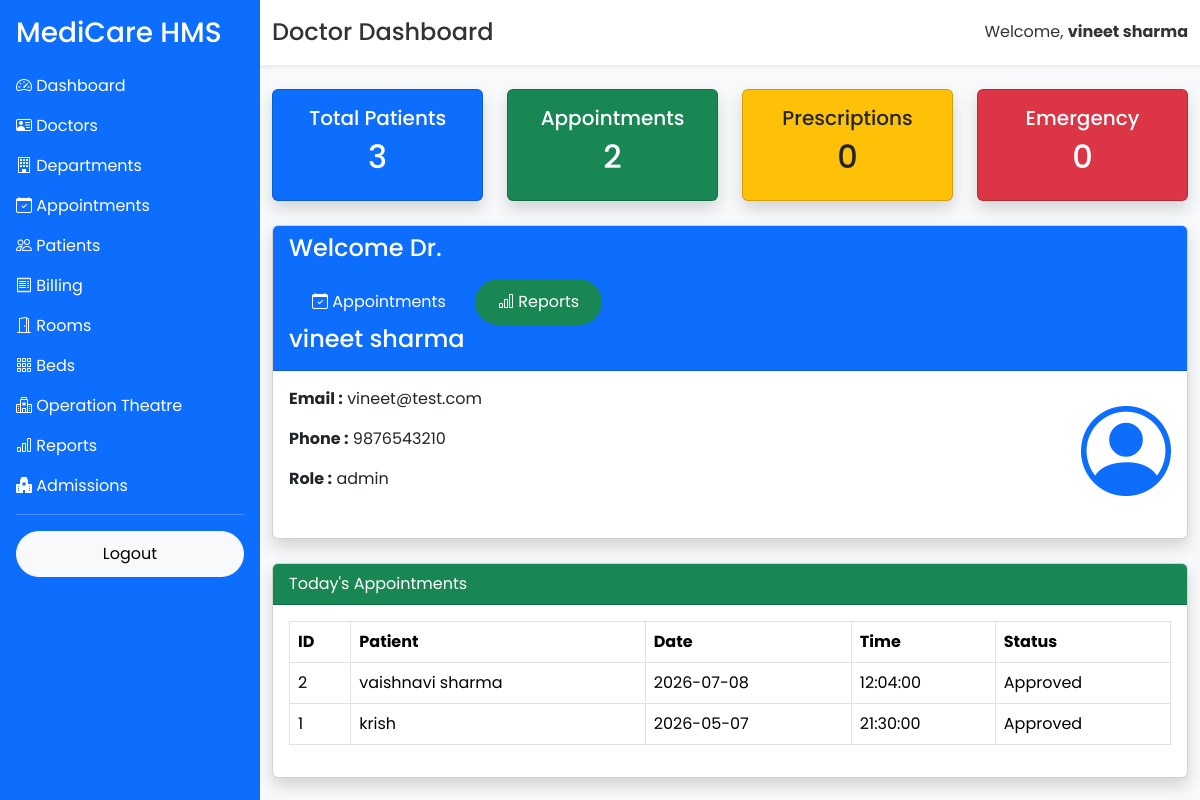
Page /doctor/dashboard (signed in) on the earlier database version.
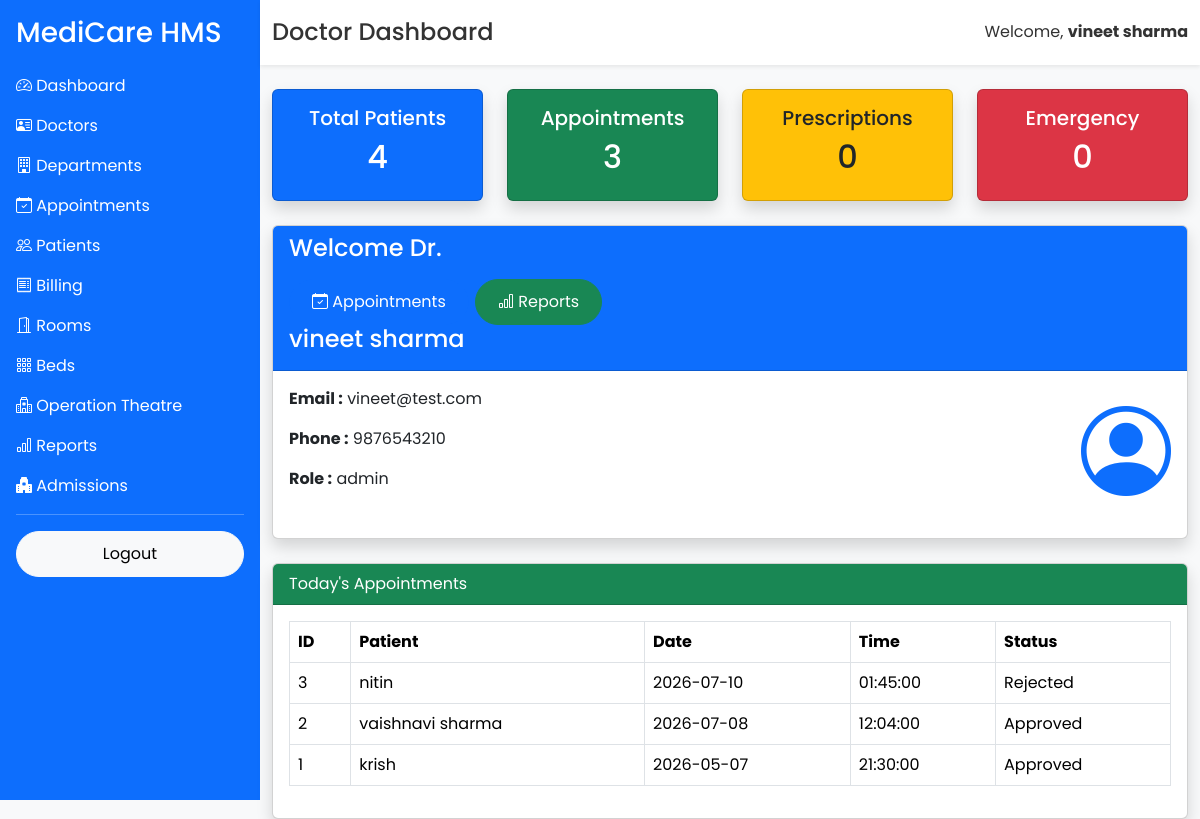
Same page on the later database version.
### app/models/appointment.py (models this page shows)
class Appointment(db.Model):
    __tablename__ = "appointments"
    id = db.Column(db.Integer, primary_key=True)
    patient_id = db.Column(
        db.Integer,
        db.ForeignKey("users.id"),
        nullable=False
    )
    doctor_id = db.Column(
        db.Integer,
        db.ForeignKey("doctors.id"),
        nullable=False
    )
    appointment_date = db.Column(
        db.Date,
        nullable=False
    )
    appointment_time = db.Column(
        db.Time,
        nullable=False
    )
    reason = db.Column(db.Text)
    status = db.Column(
        db.String(20),
        default="Pending"
    )
    created_at = db.Column(
        db.DateTime,
        server_default=db.func.now()
    )
    patient = db.relationship(
        "User",
        foreign_keys=[patient_id]
    )
    doctor = db.relationship(
        "Doctor",
        foreign_keys=[doctor_id]
    )

### app/models/user.py (models this page shows, shortened)
class User(UserMixin, db.Model):
    __tablename__ = "users"
    id = db.Column(db.Integer, primary_key=True)
    full_name = db.Column(db.String(100), nullable=False)
    email = db.Column(db.String(120), unique=True, nullable=False)
    phone = db.Column(db.String(15), unique=True, nullable=True)
    password = db.Column(db.String(255), nullable=False)
    role = db.Column(db.String(20), default="patient")
    is_active = db.Column(db.Boolean, default=True)
    created_at = db.Column(db.DateTime, server_default=db.func.now())

### app/routes/doctor.py (the view)
@doctor.route("/doctor/dashboard")
@login_required
def doctor_dashboard():
    patient_count = User.query.filter_by(role="patient").count()
    appointment_count = Appointment.query.count()
    prescription_count = 0
    emergency_count = 0
    appointments = Appointment.query.order_by(
        Appointment.appointment_date.desc()
    ).limit(10).all()
    return render_template(
    "doctor/doctor_dashboard.html",
        patient_count=patient_count,
        appointment_count=appointment_count,
        prescription_count=prescription_count,
        emergency_count=emergency_count,
        appointments=appointments,
        current_user=current_user
    )

### app/templates/doctor/doctor_dashboard.html (shortened to what this page needs)
{% extends "layout/dashboard_base.html" %}
{% block page_title %}
Doctor Dashboard
{% endblock %}
{% block content %}
<div class="row">
<div class="col-md-3">
<div class="card bg-primary text-white shadow">
<div class="card-body text-center">
<h5>Total Patients</h5>
<h2>{{ patient_count }}</h2>
</div>
</div>
</div>
<div class="col-md-3">
<div class="card bg-success text-white shadow">
<div class="card-body text-center">
<h5>Appointments</h5>
<h2>{{ appointment_count }}</h2>
</div>
</div>
</div>
<div class="col-md-3">
<div class="card bg-warning text-dark shadow">
<div class="card-body text-center">
<h5>Prescriptions</h5>
<h2>{{ prescription_count }}</h2>
</div>
</div>
</div>
<div class="col-md-3">
<div class="card bg-danger text-white shadow">
<div class="card-body text-center">
<h5>Emergency</h5>
<h2>{{ emergency_count }}</h2>
</div>
</div>
</div>
</div>
<br>
<div class="card shadow">
<div class="card-header bg-primary text-white">
<h4>
Welcome Dr.
<div class="mt-3">
<a href="/doctor/dashboard"
class="btn btn-primary">
<i class="bi bi-calendar-check"></i>
Appointments
</a>
<a href="/admin/reports"
class="btn btn-success">
<i class="bi bi-bar-chart"></i>
Reports
</a>
</div>
{{ current_user.full_name }}
</h4>
</div>
<div class="card-body">
<div class="row">
<div class="col-md-6">
<p>
<b>Email :</b>
{{ current_user.email }}
</p>
<p>
<b>Phone :</b>
{{ current_user.phone }}
</p>
<p>
<b>Role :</b>
{{ current_user.role }}
</p>
</div>
<div class="col-md-6 text-end">
<i class="bi bi-person-circle"
style="font-size:90px;color:#0d6efd;">
</i>
</div>
</div>
</div>
</div>
<br>
<div class="card shadow">
<div class="card-header bg-success text-white">
Today's Appointments
</div>
<div class="card-body">
<table class="table table-bordered">
<thead>
<tr>
<th>ID</th>
<th>Patient</th>
<th>Date</th>
<th>Time</th>
<th>Status</th>
</tr>
</thead>
<tbody>
{% for appointment in appointments %}
<tr>
<td>{{ appointment.id }}</td>
<td>{{ appointment.patient.full_name }}</td>
<td>{{ appointment.appointment_date }}</td>
<td>{{ appointment.appointment_time }}</td>
<td>
{{ appointment.status }}
</td>
</tr>
{% else %}
<tr>
<td colspan="5" class="text-center">
No Appointments
</td>
</tr>
{% endfor %}
</tbody>
</table>
</div>
</div>
{% endblock %}

Differences in the rows shown:
added Appointment: id "3", patient.full_name "nitin", appointment_date "2026-07-10", appointment_time "01:45:00", status "Rejected"
Other differences:
{{ patient_count }}: "3" → "4"
{{ appointment_count }}: "2" → "3"
